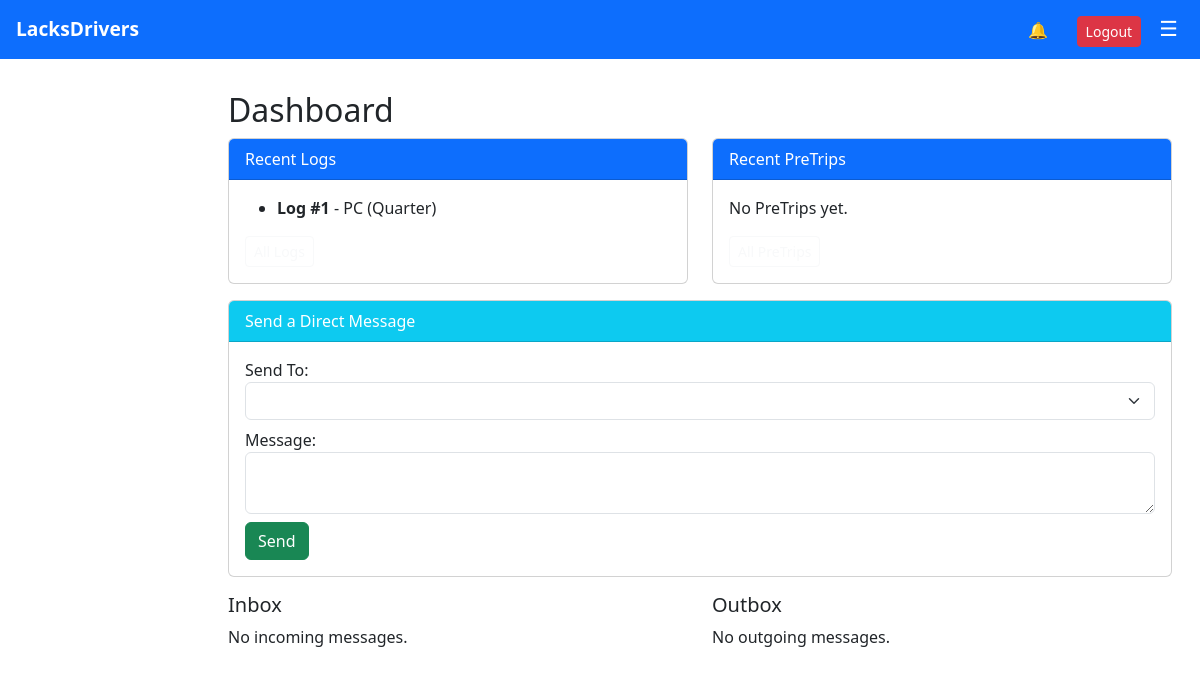
Page /dashboard (signed in) on the earlier database version.
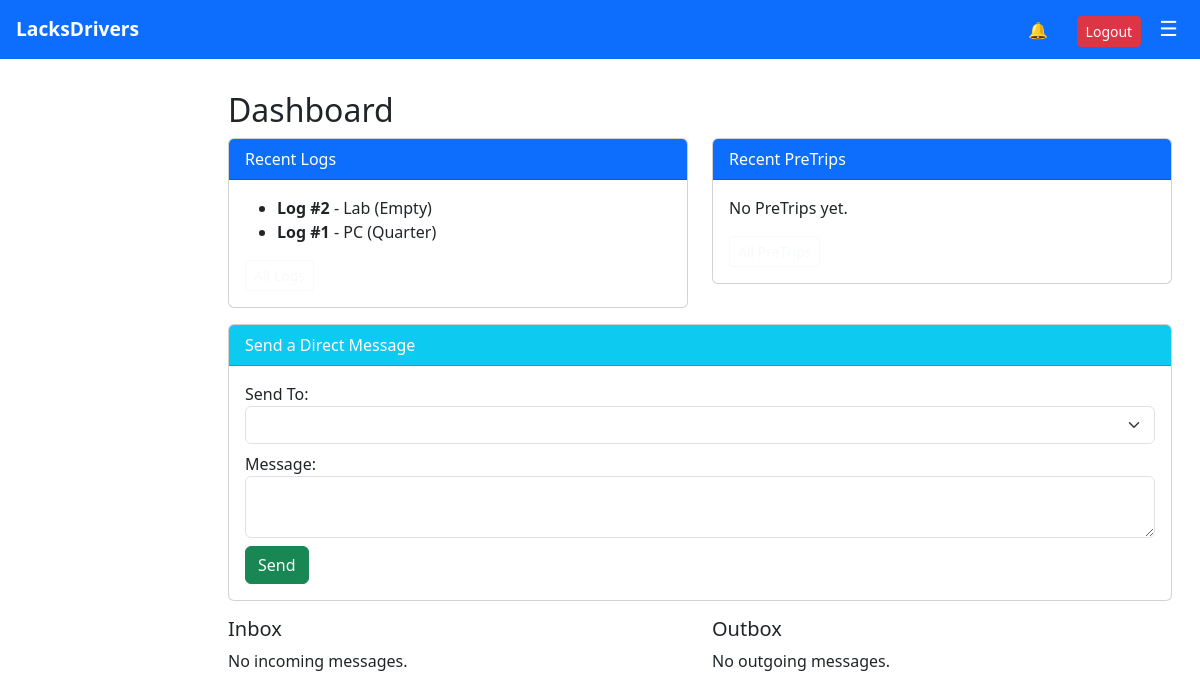
Same page on the later database version.
### lacksdrivers.py (models this page shows)
class DriverLog(db.Model):
    __tablename__ = "driver_log"
    id = db.Column(db.Integer, primary_key=True)
    driver_id = db.Column(db.Integer, db.ForeignKey("user.id"), nullable=False)
    driver = db.relationship("User", backref="driver_logs", lazy="joined")
    date = db.Column(db.Date, default=date.today)
    arrive_time = db.Column(db.String(20))   # storing 12-hr string
    depart_time = db.Column(db.String(20))   # storing 12-hr string
    downtime_reason = db.Column(db.String(200), nullable=True)
    load_size = db.Column(db.String(10), nullable=False)
    plant_name = db.Column(db.String(20), nullable=False)
    maintenance = db.Column(db.Boolean, default=False)
    fuel = db.Column(db.Boolean, default=False)
    meeting = db.Column(db.Boolean, default=False)
    created_at = db.Column(db.DateTime, default=datetime.utcnow)
    updated_at = db.Column(db.DateTime, onupdate=datetime.utcnow)

### lacksdrivers.py (the view, shortened to what this page needs)
@app.route("/dashboard", methods=["GET", "POST"])
@login_required
def dashboard():
    logs = DriverLog.query.filter_by(driver_id=current_user.id)\
        .order_by(DriverLog.created_at.desc()).all()
    pretrips = PreTrip.query.filter_by(user_id=current_user.id)\
        .order_by(PreTrip.created_at.desc()).all()
    dm_form = DirectMessageForm()
    all_users = User.query.filter(User.id != current_user.id).all()
    dm_form.receiver_id.choices = [(u.id, u.username) for u in all_users]
    inbox = DirectMessage.query.filter_by(receiver_id=current_user.id).order_by(DirectMessage.timestamp.desc()).all()
    outbox = DirectMessage.query.filter_by(sender_id=current_user.id).order_by(DirectMessage.timestamp.desc()).all()
    return render_template(
        "dashboard.html",
        logs=logs,
        pretrips=pretrips,
        dm_form=dm_form,
        inbox=inbox,
        outbox=outbox
    )

### lacksdrivers.py
class DirectMessageForm(FlaskForm):
    receiver_id = SelectField("Send To", coerce=int)
    content = TextAreaField("Message", validators=[DataRequired()])
    submit = SubmitField("Send")

### lacksdrivers.py (called while the page is built)
@login_manager.user_loader
def load_user(user_id):
    return User.query.get(int(user_id))

### templates/dashboard.html (shortened to what this page needs)
{% extends "base.html" %}
{% block content %}
<div class="container">
  <h2 class="mt-3">Dashboard</h2>
  <div class="row">
    <div class="col-md-6">
      <div class="card mb-3">
        <div class="card-header bg-primary text-white">
          Recent Logs
        </div>
        <div class="card-body">
          {% if logs %}
            <ul>
              {% for log in logs[:5] %}
                <li>
                  <strong>Log #{{ log.id }}</strong> - {{ log.plant_name }} ({{ log.load_size }})
                </li>
              {% endfor %}
            </ul>
          {% else %}
            <p>No logs found.</p>
          {% endif %}
          <a href="{{ url_for('driver_logs') }}" class="btn btn-sm btn-outline-light">All Logs</a>
        </div>
      </div>
    </div>
    <div class="col-md-6">
      <div class="card mb-3">
        <div class="card-header bg-primary text-white">
          Recent PreTrips
        </div>
        <div class="card-body">
          {% if pretrips %}
            <ul>
              {% for pt in pretrips[:5] %}
                <li>
                  <strong>PreTrip #{{ pt.id }}</strong> - {{ pt.truck_name }}
                </li>
              {% endfor %}
            </ul>
          {% else %}
            <p>No PreTrips yet.</p>
          {% endif %}
          <a href="{{ url_for('list_pretrips') }}" class="btn btn-sm btn-outline-light">All PreTrips</a>
        </div>
      </div>
    </div>
  </div>
  <div class="card mb-3">
    <div class="card-header bg-info text-white">
      Send a Direct Message
    </div>
    <div class="card-body">
      <form method="POST" action="">
        <div class="mb-2">
          {{ dm_form.receiver_id.label }}:
          {{ dm_form.receiver_id(class="form-select") }}
        </div>
        <div class="mb-2">
          {{ dm_form.content.label }}:
          {{ dm_form.content(class="form-control") }}
        </div>
        {{ dm_form.submit(class="btn btn-success") }}
      </form>
    </div>
  </div>
  <div class="row">
    <div class="col-md-6">
      <h5>Inbox</h5>
      {% if inbox %}
        <ul>
          {% for msg in inbox %}
            <li>
              <strong>From:</strong> {{ msg.sender.username }}<br>
              {{ msg.content }} <br>
              <small class="text-muted">{{ msg.timestamp }}</small> <br>
            </li>
          {% endfor %}
        </ul>
      {% else %}
        <p>No incoming messages.</p>
      {% endif %}
    </div>
    <div class="col-md-6">
      <h5>Outbox</h5>
      {% if outbox %}
        <ul>
          {% for msg in outbox %}
            <li>
              <strong>To:</strong> {{ msg.receiver.username }} <br>
              {{ msg.content }} <br>
              <small class="text-muted">{{ msg.timestamp }}</small> <br>
            </li>
          {% endfor %}
        </ul>
      {% else %}
        <p>No outgoing messages.</p>
      {% endif %}
    </div>
  </div>
</div>
{% endblock %}

Differences in the rows shown:
added DriverLog: id "2", plant_name "Lab", load_size "Empty"
